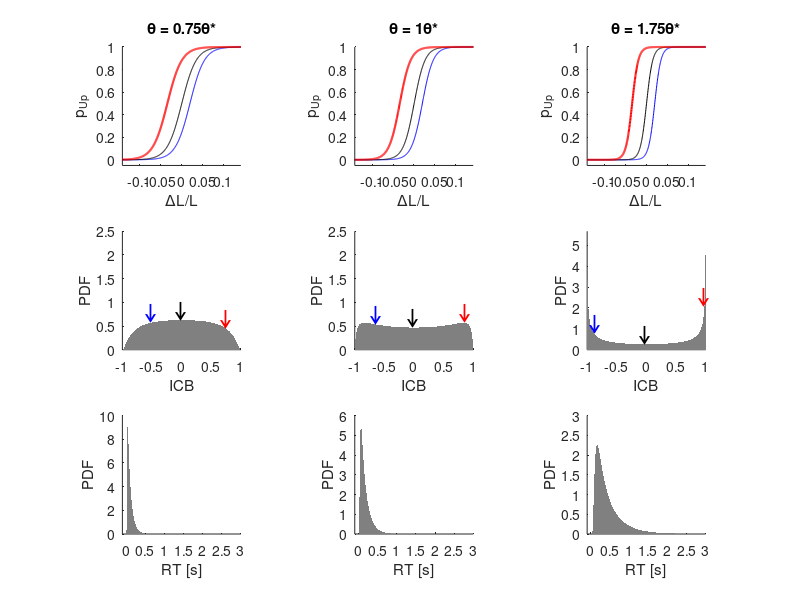

Write MATLAB code to recreate this figure.
%% Fig. 4: ICBs in the Poisson network model

% model parameters:
gamma_sigma = 1;
gamma_k = 0.1330;
nu_hat = 1.2556; 
nNeurons = 100000; % number of neurons in a population 

% theta parameters (columns of Fig. 4):
baselineTheta = 0.65;
theta_34 = baselineTheta * 0.75; 
theta_3 = baselineTheta  * 1; 
theta_27 = baselineTheta * 1.75; 

% A_magnitude (below) denotes nu_U/nu_D (i.e., the ratio of sum of 
% rates in the two populations). To see how this ratio is obtained and
% results in a psychometric curve - visit the bottom comment in 'fig3.m'.
A_mid = 0.99989477;
A_low = 0.9947;
A_high = 1.0091;

dL_L = linspace(-0.21,0.21,1001); % relative offset
p = [10.^([-10 -9 -8 -7]) 0.0001:0.0001:(1-0.0001) 1-(10.^([-7 -8 -9 -10]))]; % becuase the PDF is defined for eps..1-eps

figure;


%% Figure 4a - Psychometric curves of three networks:

psycho_edge = 0.135;
p_mat = nan(3,3);
j = 0;
for theta = [theta_34 theta_3 theta_27]
    j = j+1;
    subplot(3,3,j);
    plot(dL_L, (1+exp(-2*theta*sqrt(2*nNeurons)*(1-2./(1+A_low*exp(2*gamma_k*dL_L))))).^-1, 'b-',...
    dL_L, (1+exp(-2*theta*sqrt(2*nNeurons)*(1-2./(1+A_mid*exp(2*gamma_k*dL_L))))).^-1, 'k-',...
    dL_L, (1+exp(-2*theta*sqrt(2*nNeurons)*(1-2./(1+A_high*exp(2*gamma_k*dL_L))))).^-1, 'r-',...
    'lineWidth',1.5);
    xlim([-psycho_edge*1.05,psycho_edge*1.05]); ylim([-0.05,1]); axis square; box off;
    title(['\theta = ' num2str(theta/baselineTheta) '\theta*'])
    xlabel('\DeltaL/L'); ylabel('p_{Up}');
    % for marks on ICB PDF:
    p_mat(j,:) = (1+exp(-2*theta*sqrt(2*nNeurons)*(1-2./(1+[A_low, A_mid, A_high])))).^-1;
end


%% Fig. 4b -  ICB distributions:

j = 0;
col = {'b', 'k', 'r'};
for theta = [theta_34 theta_3 theta_27]
    j = j+1;
    subplot(3,3,j+3);
    threshold = theta*sqrt(2*nNeurons);
    pr_P = (  1  /  ( theta * sqrt( 8 * pi * ( exp(gamma_sigma^2) - 1 ) ) )  ) * ...
        ( 1 ./ ( p .* (1-p) ) ) .* ...
        exp(  - ( ( log(p) - log(1-p) ).^2 )  /  ( 8*(theta^2)*( exp(gamma_sigma^2) - 1 ) )  );
    bias = (2*p) - 1;
    pr_Bias = 0.5 * pr_P; 
    area(bias, pr_Bias, 'FaceColor',[.5,.5,.5],'EdgeColor','none' )
    axis square; box off; ylim([0,max([2.5, max(pr_Bias)])])
    xlabel('ICB'); ylabel('PDF'); hold on;
    % mark ICBs of 3 psychometric curves:
    for k = 1:3
        text( -1 + 2 * p_mat(j,k), ...
            0.5 * pr_P( -1 + min( find( p > p_mat(j,k) ) ) ), ...
            '\downarrow', 'color', col{k}, 'FontSize',15, ...
            'HorizontalAlignment', 'center', 'VerticalAlignment', 'bottom', ...
            'FontWeight', 'bold'); hold on;
    end
end


%% Figure 4c - Distribution of reaction times:

j = 0;
for theta = [theta_34 theta_3 theta_27]
    j = j+1;
    subplot(3,3,j+6);
    i = i+1;
    kkk = 1:2:10000;
    tEnd = 10^1;
    tt = 0.001:0.001:tEnd;
    otherPart = (...
        pi * (1/(2*(theta^2))) * nu_hat * exp(0.5*((gamma_sigma)^2)) *...
        (1 ./ sqrt( 1 + (tt * nu_hat * exp(0.5*((gamma_sigma)^2)) * (exp((gamma_sigma)^2) - 1)) ) ) .*...
        exp(0.5 * (theta^2) ./ (...
            ( tt * nu_hat * exp(0.5*((gamma_sigma)^2)) ) + ...
            (1/(exp((gamma_sigma)^2)-1)) ...
            )) ...
        );
    inf_partA_Sin = kkk .* (2*(mod(kkk,4)==1)-1);
    inf_partB_inExp = (kkk.^2) * (pi^2) * (1/8) * nu_hat * (1/(theta^2)) * ...
            exp(0.5*((gamma_sigma)^2));
    inf_sum = zeros(size(tt));
    for gg = 1:length(tt)
        inf_sum(gg) = inf_partA_Sin * exp( -tt(gg) * inf_partB_inExp  )';
    end
    pdf_t = otherPart .* inf_sum;
    area(tt, pdf_t, 'FaceColor',[.5,.5,.5],'EdgeColor','none' );
    xlim([-0.1,3]); ylim([0, ceil(max(pdf_t))])
    axis square; box off; 
    xlabel('RT [s]'); ylabel('PDF');
end
